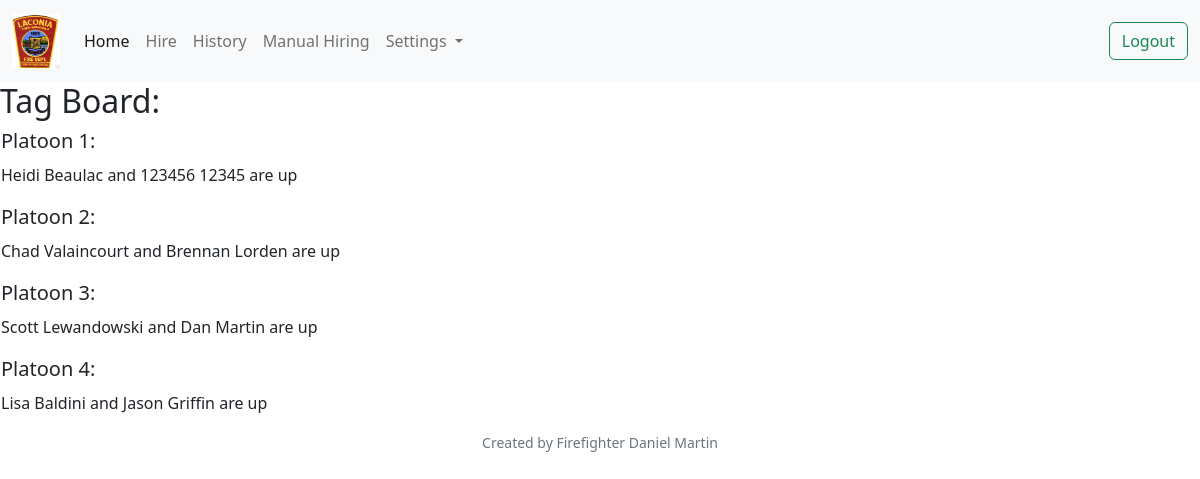
The page / (signed in) on the database its author committed.
### helpers.py (models this page shows)
class Base(MappedAsDataclass, DeclarativeBase):
    pass

class User (Base):
    __tablename__ = "users"
    id: Mapped[int] = mapped_column(primary_key=True, init=False)
    username: Mapped[str]
    first_name: Mapped[str]
    last_name: Mapped[str]
    hash: Mapped[str]
    rank: Mapped[str]
    platoon: Mapped[int]
    active: Mapped[int]
    elligible: Mapped[int]
    tag_flipped: Mapped[int]
    created_at: Mapped[datetime] = mapped_column(init=False, server_default=func.now())

### app.py (the view)
@app.route("/", methods=["GET", "POST"])
def index():
    if not session.get("user_id"):
        return redirect("/login")
    else:
        offs_up = []
        ffs_up = []
        for i in range(1, NUM_PLATOONS + 1):
            officers = []
            firefighters = []
            officer = db.execute(
                select(User.first_name, User.last_name, User.tag_flipped)
                .where(User.platoon == i)
                .where(User.rank != "firefighter")
            )
            officer = officer.mappings().all()
            officers.append(officer)
            off_up = find_next_up(officers[0])
            offs_up.append(off_up)
            firefighter = db.execute(
                select(User.first_name, User.last_name, User.tag_flipped)
                .where(User.platoon == i)
                .where(User.rank == "firefighter")
            )
            firefighter = firefighter.mappings().all()
            firefighters.append(firefighter)
            ff_up = find_next_up(firefighters[0])
            ffs_up.append(ff_up)
        return render_template("index.html", offs=offs_up, ffs=ffs_up)

### helpers.py (called while the page is built)
def find_next_up(tag_list):
    for person in tag_list:
        match person:
            case {'tag_flipped': tag_flipped} if tag_flipped != 1:
                index = tag_list.index(person)
                return(tag_list[index])
    for person in tag_list:
        person['tag_flipped'] = 0
    return(tag_list[0])

### templates/index.html (shortened to what this page needs)
{% extends "layout.html" %}
{% block main %}
    <h2>Tag Board:</h2>
    <table>
        <tr>
            <td>
                <h5>Platoon 1:</h5>
            </td>
        </tr>
        <tr>
            <td>
                <p>{{ offs[0]['first_name'] }} {{ offs[0]['last_name'] }} and {{ ffs[0]['first_name'] }} {{ ffs[0]['last_name'] }} are up</p>
            </td>
        </tr>
        <tr>
            <td>
                <h5>Platoon 2:</h5>
            </td>
        </tr>
        <tr>
            <td>
                <p>{{ offs[1]['first_name'] }} {{ offs[1]['last_name'] }} and {{ ffs[1]['first_name'] }} {{ ffs[1]['last_name'] }} are up</p>
            </td>
        </tr>
        <tr>
            <td>
                <h5>Platoon 3:</h5>
            </td>
        </tr>
        <tr>
            <td>
                <p>{{ offs[2]['first_name'] }} {{ offs[2]['last_name'] }} and {{ ffs[2]['first_name'] }} {{ ffs[2]['last_name'] }} are up</p>
            </td>
        </tr>
        <tr>
            <td>
                <h5>Platoon 4:</h5>
            </td>
        </tr>
        <tr>
            <td>
                <p>{{ offs[3]['first_name'] }} {{ offs[3]['last_name'] }} and {{ ffs[3]['first_name'] }} {{ ffs[3]['last_name'] }} are up</p>
            </td>
        </tr>
    </table>
{% endblock %}

### rows shown on the page
User: first_name "Heidi", last_name "Beaulac"
User: first_name "123456", last_name "12345"
User: first_name "Chad", last_name "Valaincourt"
User: first_name "Brennan", last_name "Lorden"
User: first_name "Scott", last_name "Lewandowski"
User: first_name "Dan", last_name "Martin"
User: first_name "Lisa", last_name "Baldini"
User: first_name "Jason", last_name "Griffin"
